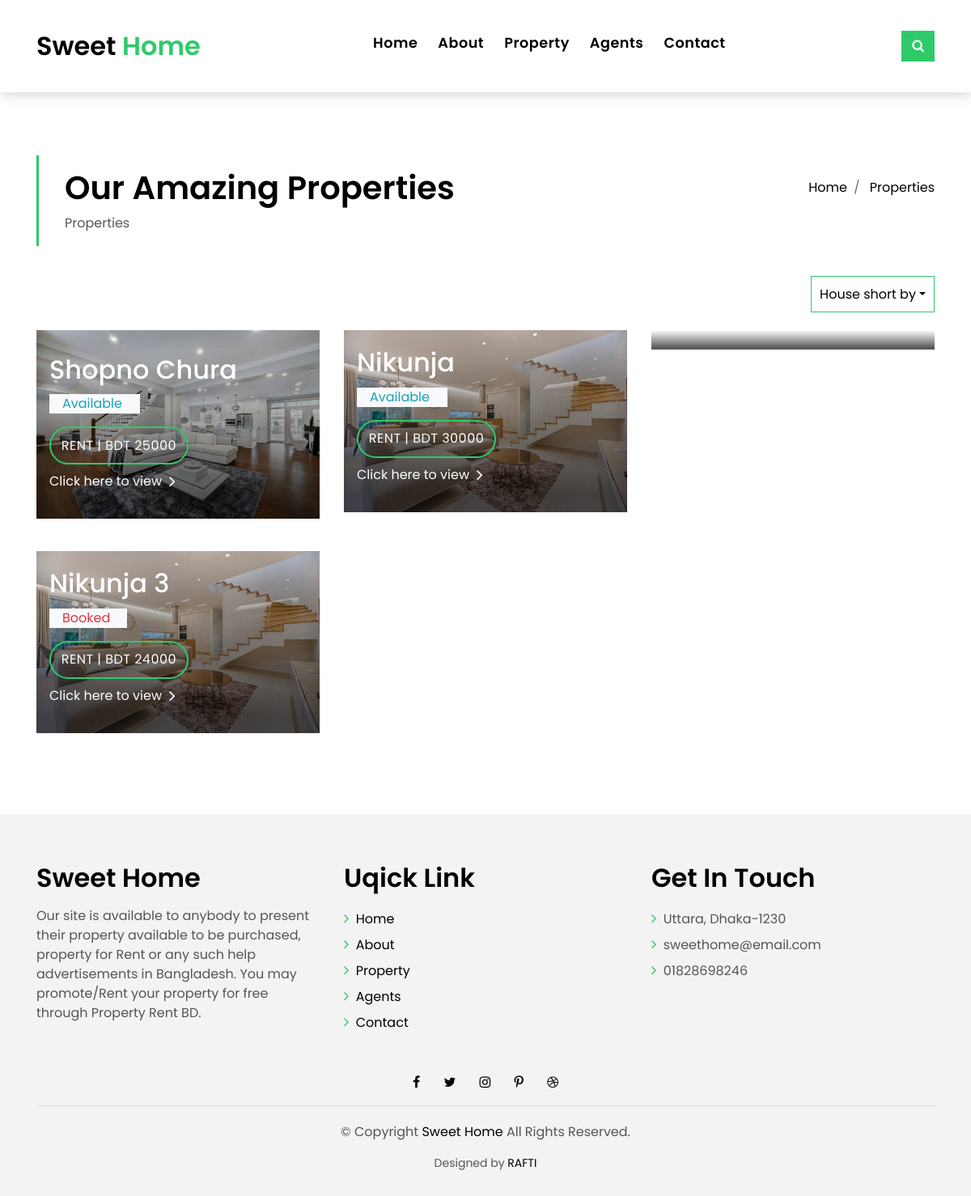
The page /house.php on the database its author committed.
### tables this page shows
CREATE TABLE `house` (
  `id` int(11) NOT NULL AUTO_INCREMENT,
  `name` varchar(255) NOT NULL,
  `total_room` int(11) NOT NULL,
  `total_washroom` int(11) NOT NULL,
  `area` int(11) NOT NULL,
  `price` int(11) NOT NULL,
  `description` text NOT NULL,
  `owner_name` varchar(255) NOT NULL,
  `owner_phone` varchar(255) NOT NULL,
  `location` varchar(50) NOT NULL,
  `house_type` varchar(255) NOT NULL,
  `purpose` varchar(255) NOT NULL,
  `reference_id` varchar(255) NOT NULL,
  `rent_from` date NOT NULL,
  `photo` text NOT NULL,
  `status` int(11) NOT NULL DEFAULT 0,
  PRIMARY KEY (`id`)
);

### house.php (the view, shortened to what this page needs)
<?php
    include 'database/db.php';
    if(isset($_POST['search'])){
        $location = $_POST['location'];
        $query   = "SELECT * FROM house WHERE location='{$location}'";
        $stmt    = $db->prepare($query);
        $result  = $stmt->execute();
    }elseif(isset($_REQUEST['house_type'])){
        $house_type = $_REQUEST['house_type'];
        $query   = "SELECT * FROM house WHERE house_type='{$house_type}'";
        $stmt    = $db->prepare($query);
        $result  = $stmt->execute();
    } else{
        $query   = "SELECT * FROM house";
        $stmt    = $db->prepare($query);
        $result  = $stmt->execute();
    }
 ?>
<!DOCTYPE html>
<html lang="en">
<head>
  <link href="lib/bootstrap/css/bootstrap.min.css" rel="stylesheet">
  <link href="lib/font-awesome/css/font-awesome.min.css" rel="stylesheet">
  <link href="lib/animate/animate.min.css" rel="stylesheet">
  <link href="lib/ionicons/css/ionicons.min.css" rel="stylesheet">
  <link href="lib/owlcarousel/assets/owl.carousel.min.css" rel="stylesheet">
  <link href="css/style.css" rel="stylesheet">
</head>
<body>
  <?php include 'partials_header.php' ?>
  <section class="intro-single">
    <div class="container">
      <div class="row">
        <div class="col-md-12 col-lg-8">
          <div class="title-single-box">
            <h1 class="title-single">Our Amazing Properties</h1>
            <span class="color-text-a">Properties</span>
          </div>
        </div>
        <div class="col-md-12 col-lg-4">
          <nav aria-label="breadcrumb" class="breadcrumb-box d-flex justify-content-lg-end">
            <ol class="breadcrumb">
              <li class="breadcrumb-item">
                <a href="index.php">Home</a>
              </li>
              <li class="breadcrumb-item active" aria-current="page">
              <a href="house.php">Properties </a>
              </li>
            </ol>
          </nav>
        </div>
      </div>
    </div>
  </section>
  <section class="property-grid grid">
    <div class="container">
      <div class="row">
        <div class="col-sm-12">
          <div class="grid-option">
            <div class="dropdown">
                <a href="#" class="dropdown-toggle" data-toggle="dropdown" style="padding: 10px;border: 1px solid #2eca6a;">House short by</a>
            </div>
          </div>
        </div>
        <?php while( $row = $stmt->fetch()){
          $photo = $row['photo'];
            $photo = explode(", ",$photo);
            $photo = $photo[0];
            $queryHouse   = "SELECT * FROM house WHERE id={$row['id']}";
        $stmtHouse    = $db->prepare($queryHouse);
        $resultHouse  = $stmtHouse->execute();
        $rowHouse     = $stmtHouse->fetch();
          ?>
        <div class="col-md-4">
          <div class="card-box-a card-shadow">
            <div class="img-box-a">
              <img src="hw_dashboard/assets/img/house-image/<?php echo $photo ?>" alt="" class="img-a img-fluid" height="400px">
            </div>
            <div class="card-overlay">
              <div class="card-overlay-a-content">
                <div class="card-header-a">
                  <h2 class="card-title-a">
                    <a href="house_details.php?id=<?php echo $row['id']; ?>"><?php echo $row['name']; ?></a>
                  </h2>
                  <span><?php if($rowHouse['status'] == 2){
                          echo "<p style='width:6rem' class='text-danger bg-light px-3'>Booked</p>";
                      } elseif($rowHouse['status'] == 1){
                        echo "<p style='width:7rem' class='text-info bg-light px-3'>Available</p>";
                      } else {
                        echo "<p style='width:8rem' class='text-warning bg-light px-3'>Unavailable</p>";
                      } ?>
                      </span>
                </div>
                <div class="card-body-a">
                  <div class="price-box d-flex">
                    <span class="price-a">rent | BDT <?php echo $row['price']; ?></span>
                  </div>
                  <a href="house_details.php?id=<?php echo $row['id']; ?>" class="link-a">Click here to view
                    <span class="ion-ios-arrow-forward"></span>
                  </a>
                </div>
              </div>
            </div>
          </div>
        </div>
      <?php } ?>
      </div>
    </div>
  </section>
   <?php include 'partials_footer.php' ?>
  <footer>
    <div class="container">
      <div class="row">
        <div class="col-md-12">
          <div class="socials-a">
            <ul class="list-inline">
              <li class="list-inline-item">
                <a href="#">
                  <i class="fa fa-facebook" aria-hidden="true"></i>
                </a>
              </li>
              <li class="list-inline-item">
                <a href="#">
                  <i class="fa fa-twitter" aria-hidden="true"></i>
                </a>
              </li>
              <li class="list-inline-item">
                <a href="#">
                  <i class="fa fa-instagram" aria-hidden="true"></i>
                </a>
              </li>
              <li class="list-inline-item">
                <a href="#">
                  <i class="fa fa-pinterest-p" aria-hidden="true"></i>
                </a>
              </li>
              <li class="list-inline-item">
                <a href="#">
                  <i class="fa fa-dribbble" aria-hidden="true"></i>
                </a>
              </li>
            </ul>
          </div>
          <div class="copyright-footer">
            <p class="copyright color-text-a">
              &copy; Copyright
              <span class="color-a">Sweet Home</span> All Rights Reserved.
            </p>
          </div>
          <div class="credits">
            Designed by <a href="index.php">RAFTI</a>
          </div>
        </div>
      </div>
    </div>
  </footer>
</body>
</html>

### partials_header.php (shortened to what this page needs)
<nav class="navbar navbar-default navbar-trans navbar-expand-lg fixed-top">
  <div class="container">
    <a class="navbar-brand text-brand" href="index.php">Sweet<span class="color-b"> Home</span></a>
    <div class="navbar-collapse collapse justify-content-center" id="navbarDefault">
      <ul class="navbar-nav">
        <li class="nav-item">
          <a class="nav-link" href="index.php">Home</a>
        </li>
        <li class="nav-item">
          <a class="nav-link" href="about.php">About</a>
        </li>
        <li class="nav-item">
          <a class="nav-link" href="house.php">Property</a>
        </li>
        <li class="nav-item">
          <a class="nav-link" href="house_owner.php">Agents</a>
        </li>
        <li class="nav-item">
          <a class="nav-link" href="contact.php">Contact</a>
        </li>
        <li class="nav-item">
        </li>
      </ul>
    </div>
    <button type="button" class="btn btn-b-n navbar-toggle-box-collapse d-none d-md-block" data-toggle="collapse"
      data-target="#navbarTogglerDemo01" aria-expanded="false">
      <span class="fa fa-search" aria-hidden="true"></span>
    </button>
  </div>
</nav>

### partials_footer.php
<section class="section-footer">
    <div class="container">
      <div class="row">
        <div class="col-sm-12 col-md-4">
          <div class="widget-a">
            <div class="w-header-a">
              <h3 class="w-title-a text-brand"> Sweet Home</h3>
            </div>
            <div class="w-body-a">
              <p class="w-text-a color-text-a">
              Our site is available to anybody to present their property available to be purchased, property for Rent or any such help advertisements in Bangladesh. You may promote/Rent your property for free through Property Rent BD.
              </p>
            </div>
          </div>
        </div>
        <div class="col-sm-12 col-md-4 section-md-t3">
          <div class="widget-a">
            <div class="w-header-a">
              <h3 class="w-title-a text-brand">Uqick Link</h3>
            </div>
            <div class="w-body-a">
              <div class="w-body-a">
                <ul class="list-unstyled">
                  <li class="item-list-a">
                    <i class="fa fa-angle-right"></i> <a href="index.php">Home</a>
                  </li>
                  <li class="item-list-a">
                    <i class="fa fa-angle-right"></i> <a href="about.php">About</a>
                  </li>
                  <li class="item-list-a">
                    <i class="fa fa-angle-right"></i> <a href="house.php">Property</a>
                  </li>
                  <li class="item-list-a">
                    <i class="fa fa-angle-right"></i> <a href="house_owner.php">Agents</a>
                  </li>
                  <li class="item-list-a">
                    <i class="fa fa-angle-right"></i> <a href="contact.php">Contact</a>
                  </li>
                </ul>
              </div>
            </div>
          </div>
        </div>
        <div class="col-sm-12 col-md-4 section-md-t3">
          <div class="widget-a">
            <div class="w-header-a">
              <h3 class="w-title-a text-brand">Get In Touch</h3>
            </div>
            <div class="w-body-a">
              <ul class="list-unstyled">
                <li class="item-list-a">
                  <i class="fa fa-angle-right"></i> <a> Uttara, Dhaka-1230</a>
                </li>
                <li class="item-list-a">
                  <i class="fa fa-angle-right"></i> <a>sweethome@email.com</a>
                </li>
                <li class="item-list-a">
                  <i class="fa fa-angle-right"></i> <a>01828698246</a>
                </li>
              </ul>
            </div>
          </div>
        </div>
      </div>
    </div>
  </section>

### rows shown on the page
house: shows a picture, name "Shopno Chura", status "Available", price "25000"
house: name "Nikunja", status "Available", price "30000"
house: name "Nikunja 3", status "Booked", price "24000"
